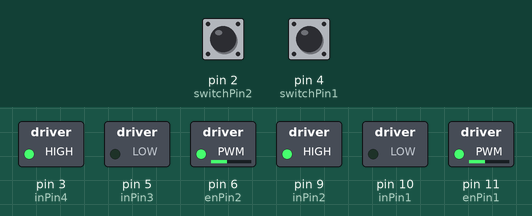
Simulated run of this sketch. Board: Arduino Uno, built with avr-gcc and run on an emulated ATmega328P. On the bench: switched loads named in the sketch (green lamp = pin HIGH). The test bench sets the inputs (shaded band); at power-on: pin 2 (switchPin2) HIGH, pin 4 (switchPin1) HIGH.

Above: at 1.2 s.
1.3 s: pin 2 (switchPin2) pulled LOW for 0.15 s
At 1.37 s:
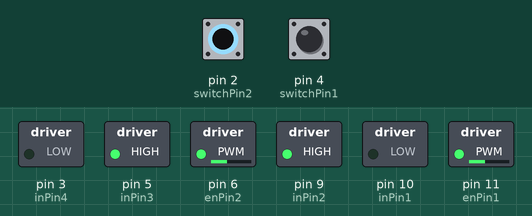
2.9 s: pin 4 (switchPin1) pulled LOW for 0.15 s
At 2.97 s:
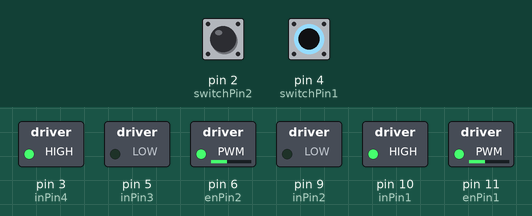
4.5 s: pin 4 (switchPin1) pulled LOW for 3.2 s
At 8.9 s:
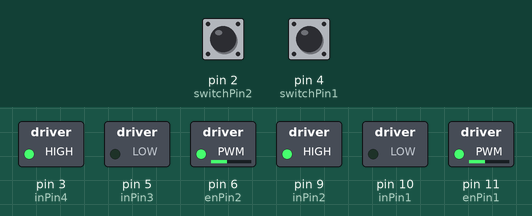
9.2 s: pin 2 (switchPin2) pulled LOW for 3.2 s
At 10.2 s:
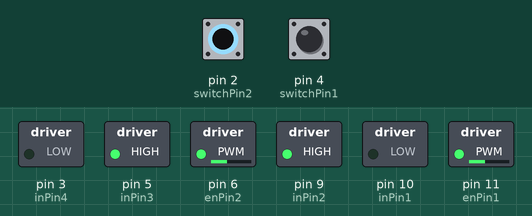
13.9 s: pin 2 (switchPin2) driven LOW and pin 4 (switchPin1) driven LOW
At 15.0 s:
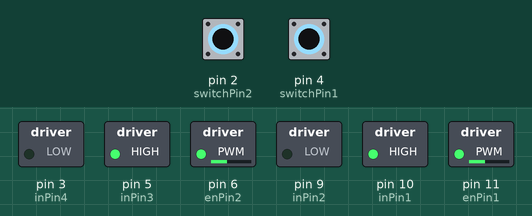
Timing chart, 0 to 16.4 s (numbered marks = the images above; inputs shaded):
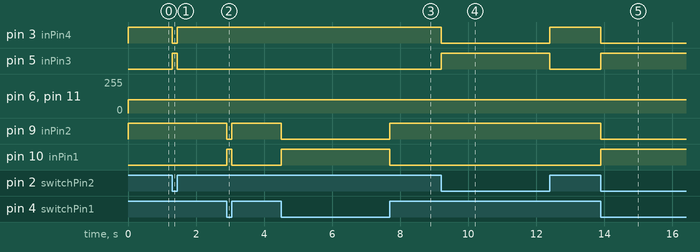

The sketch:

hbridge.ino
```cpp
// Simple demonstration of how to control two motors using an h-bridge (L293D) and arduino uno
// Author: Conrad Heidebrecht, December 2016

// declare pins being used
const int enPin1 = 11;          // enable pin for motor 1
const int enPin2 = 6;          // enable pin for motor 2
const int inPin1 = 10;          // input pin 1 for motor 1
const int inPin2 = 9;           // input pin 2 for motor 1
const int inPin3 = 5;           // input pin 1 for motor 2
const int inPin4 = 3;           // input pin 2 for motor 2
const int switchPin1 = 4;       // switch pin for motor 1
const int switchPin2 = 2;       // switch pin for motor 2
//const int potPin1 = 0;          // potential (analog) pin for motor 1
//const int potPin2 = 1;          // potential (analog) pin for motor 2

void setup () {
  // set pin modes
  pinMode(enPin1, OUTPUT);
  pinMode(enPin2, OUTPUT);
  pinMode(inPin1, OUTPUT);
  pinMode(inPin2, OUTPUT);
  pinMode(inPin3, OUTPUT);
  pinMode(inPin4, OUTPUT);
  pinMode(switchPin1, INPUT_PULLUP);
  pinMode(switchPin2, INPUT_PULLUP);

  // begin serial monitor
  Serial.begin(9600);
}

void loop () {

  //// Motor 1
  // read desired speed from potentiometer1 (divide by 4 because analogRead is 0-1024, h-bridge requires 0-255)
  int speed1 = 100; //analogRead(potPin1) / 4;
  // Reverse the direction of motor using switchpin1
  boolean reverse1 = digitalRead(switchPin1);
  // set the speed of motor 1
  setMotor(speed1, reverse1, 1);

  //// Motor 2
  int speed2 = 100; //analogRead(potPin2) / 4;
  boolean reverse2 = digitalRead(switchPin2);
  setMotor(speed2, reverse2, 2);

}

// function to set the speed and direction of a given motor
void setMotor (int speed, boolean reverse, int motor) {
  // variable declaration
  int enPin;
  int in1;
  int in2;

  // set variables according to motor number
  if (motor == 1) {
    enPin = enPin1;
    in1 = inPin1;
    in2 = inPin2;
  } else {
    enPin = enPin2;
    in1 = inPin3;
    in2 = inPin4;
  }

  // set the speed and direction of the motor using H-Bridge
  analogWrite(enPin, speed);
  digitalWrite(in1, !reverse);
  digitalWrite(in2, reverse);
}
```

Measured:
- after the input at 1.3 s, pin 3 (inPin4): HIGH → LOW at once, → HIGH 0.15 s later; pin 5 (inPin3): LOW → HIGH at once, → LOW 0.15 s later
- after the input at 2.9 s, pin 9 (inPin2): HIGH → LOW at once, → HIGH 0.15 s later; pin 10 (inPin1): LOW → HIGH at once, → LOW 0.15 s later
- after the input at 4.5 s, pin 9 (inPin2): HIGH → LOW at once, → HIGH 3.2 s later; pin 10 (inPin1): LOW → HIGH at once, → LOW 3.2 s later
- after the input at 9.2 s, pin 3 (inPin4): HIGH → LOW at once, → HIGH 3.2 s later; pin 5 (inPin3): LOW → HIGH at once, → LOW 3.2 s later
- after the input at 13.9 s, pin 3 (inPin4), pin 9 (inPin2): HIGH → LOW at once; pin 5 (inPin3), pin 10 (inPin1): LOW → HIGH at once
